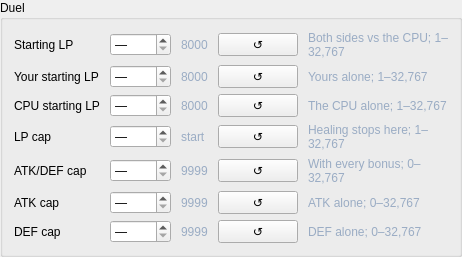
            <widget class="QGroupBox" name="limitsDuelGroup">
             <property name="title">
              <string>Duel</string>
             </property>
             <layout class="QGridLayout" name="limitsDuelGroupLayout">
              <property name="horizontalSpacing">
               <number>10</number>
              </property>
              <property name="verticalSpacing">
               <number>6</number>
              </property>
              <item row="0" column="0">
               <widget class="QLabel" name="limit_life_points_start_label">
                <property name="text">
                 <string>Starting LP</string>
                </property>
                <property name="toolTip">
                 <string>Both sides vs the CPU</string>
                </property>
                <property name="wordWrap">
                 <bool>true</bool>
                </property>
                <property name="sizePolicy">
                 <sizepolicy hsizetype="MinimumExpanding" vsizetype="Preferred">
                  <horstretch>0</horstretch>
                  <verstretch>0</verstretch>
                 </sizepolicy>
                </property>
               </widget>
              </item>
              <item row="0" column="1">
               <widget class="QSpinBox" name="limit_life_points_start_spin">
                <property name="specialValueText">
                 <string>—</string>
                </property>
                <property name="minimum">
                 <number>0</number>
                </property>
                <property name="maximum">
                 <number>32767</number>
                </property>
                <property name="value">
                 <number>0</number>
                </property>
                <property name="toolTip">
                 <string>Starting LP: Both sides vs the CPU. Retail: 8000.</string>
                </property>
               </widget>
              </item>
              <item row="0" column="2">
               <widget class="QLabel" name="limit_life_points_start_retail">
                <property name="text">
                 <string>8000</string>
                </property>
                <property name="toolTip">
                 <string>The game's own value when this field is left unset.</string>
                </property>
                <property name="styleSheet">
                 <string>color:#9aacc4</string>
                </property>
               </widget>
              </item>
              <item row="0" column="3">
               <widget class="QPushButton" name="reset_life_points_start_button">
                <property name="text">
                 <string>↺</string>
                </property>
                <property name="toolTip">
                 <string>Use the game's value for this setting</string>
                </property>
               </widget>
              </item>
              <item row="0" column="4">
               <widget class="QLabel" name="limit_life_points_start_hint">
                <property name="text">
                 <string>Both sides vs the CPU; 1–32,767</string>
                </property>
                <property name="toolTip">
                 <string>Both sides vs the CPU</string>
                </property>
                <property name="styleSheet">
                 <string>color:#9aacc4</string>
                </property>
                <property name="wordWrap">
                 <bool>true</bool>
                </property>
               </widget>
              </item>
              <item row="1" column="0">
               <widget class="QLabel" name="limit_life_points_player_label">
                <property name="text">
                 <string>Your starting LP</string>
                </property>
                <property name="toolTip">
                 <string>Yours alone</string>
                </property>
                <property name="wordWrap">
                 <bool>true</bool>
                </property>
                <property name="sizePolicy">
                 <sizepolicy hsizetype="MinimumExpanding" vsizetype="Preferred">
                  <horstretch>0</horstretch>
                  <verstretch>0</verstretch>
                 </sizepolicy>
                </property>
               </widget>
              </item>
              <item row="1" column="1">
               <widget class="QSpinBox" name="limit_life_points_player_spin">
                <property name="specialValueText">
                 <string>—</string>
                </property>
                <property name="minimum">
                 <number>0</number>
                </property>
                <property name="maximum">
                 <number>32767</number>
                </property>
                <property name="value">
                 <number>0</number>
                </property>
                <property name="toolTip">
                 <string>Your starting LP: Yours alone. Retail: 8000.</string>
                </property>
               </widget>
              </item>
              <item row="1" column="2">
               <widget class="QLabel" name="limit_life_points_player_retail">
                <property name="text">
                 <string>8000</string>
                </property>
                <property name="toolTip">
                 <string>The game's own value when this field is left unset.</string>
                </property>
                <property name="styleSheet">
                 <string>color:#9aacc4</string>
                </property>
               </widget>
              </item>
              <item row="1" column="3">
               <widget class="QPushButton" name="reset_life_points_player_button">
                <property name="text">
                 <string>↺</string>
                </property>
                <property name="toolTip">
                 <string>Use the game's value for this setting</string>
                </property>
               </widget>
              </item>
              <item row="1" column="4">
               <widget class="QLabel" name="limit_life_points_player_hint">
                <property name="text">
                 <string>Yours alone; 1–32,767</string>
                </property>
                <property name="toolTip">
                 <string>Yours alone</string>
                </property>
                <property name="styleSheet">
                 <string>color:#9aacc4</string>
                </property>
                <property name="wordWrap">
                 <bool>true</bool>
                </property>
               </widget>
              </item>
              <item row="2" column="0">
               <widget class="QLabel" name="limit_life_points_opponent_label">
                <property name="text">
                 <string>CPU starting LP</string>
                </property>
                <property name="toolTip">
                 <string>The CPU alone</string>
                </property>
                <property name="wordWrap">
                 <bool>true</bool>
                </property>
                <property name="sizePolicy">
                 <sizepolicy hsizetype="MinimumExpanding" vsizetype="Preferred">
                  <horstretch>0</horstretch>
                  <verstretch>0</verstretch>
                 </sizepolicy>
                </property>
               </widget>
              </item>
              <item row="2" column="1">
               <widget class="QSpinBox" name="limit_life_points_opponent_spin">
                <property name="specialValueText">
                 <string>—</string>
                </property>
                <property name="minimum">
                 <number>0</number>
                </property>
                <property name="maximum">
                 <number>32767</number>
                </property>
                <property name="value">
                 <number>0</number>
                </property>
                <property name="toolTip">
                 <string>CPU starting LP: The CPU alone. Retail: 8000.</string>
                </property>
               </widget>
              </item>
              <item row="2" column="2">
               <widget class="QLabel" name="limit_life_points_opponent_retail">
                <property name="text">
                 <string>8000</string>
                </property>
                <property name="toolTip">
                 <string>The game's own value when this field is left unset.</string>
                </property>
                <property name="styleSheet">
                 <string>color:#9aacc4</string>
                </property>
               </widget>
              </item>
              <item row="2" column="3">
               <widget class="QPushButton" name="reset_life_points_opponent_button">
                <property name="text">
                 <string>↺</string>
                </property>
                <property name="toolTip">
                 <string>Use the game's value for this setting</string>
                </property>
               </widget>
              </item>
              <item row="2" column="4">
               <widget class="QLabel" name="limit_life_points_opponent_hint">
                <property name="text">
                 <string>The CPU alone; 1–32,767</string>
                </property>
                <property name="toolTip">
                 <string>The CPU alone</string>
                </property>
                <property name="styleSheet">
                 <string>color:#9aacc4</string>
                </property>
                <property name="wordWrap">
                 <bool>true</bool>
                </property>
               </widget>
              </item>
              <item row="3" column="0">
               <widget class="QLabel" name="limit_life_points_max_label">
                <property name="text">
                 <string>LP cap</string>
                </property>
                <property name="toolTip">
                 <string>Healing stops here</string>
                </property>
                <property name="wordWrap">
                 <bool>true</bool>
                </property>
                <property name="sizePolicy">
                 <sizepolicy hsizetype="MinimumExpanding" vsizetype="Preferred">
                  <horstretch>0</horstretch>
                  <verstretch>0</verstretch>
                 </sizepolicy>
                </property>
               </widget>
              </item>
              <item row="3" column="1">
               <widget class="QSpinBox" name="limit_life_points_max_spin">
                <property name="specialValueText">
                 <string>—</string>
                </property>
                <property name="minimum">
                 <number>0</number>
                </property>
                <property name="maximum">
                 <number>32767</number>
                </property>
                <property name="value">
                 <number>0</number>
                </property>
                <property name="toolTip">
                 <string>LP cap: Healing stops here. Retail: start.</string>
                </property>
               </widget>
              </item>
              <item row="3" column="2">
               <widget class="QLabel" name="limit_life_points_max_retail">
                <property name="text">
                 <string>start</string>
                </property>
                <property name="toolTip">
                 <string>The game's own value when this field is left unset.</string>
                </property>
                <property name="styleSheet">
                 <string>color:#9aacc4</string>
                </property>
               </widget>
              </item>
              <item row="3" column="3">
               <widget class="QPushButton" name="reset_life_points_max_button">
                <property name="text">
                 <string>↺</string>
                </property>
                <property name="toolTip">
                 <string>Use the game's value for this setting</string>
                </property>
               </widget>
              </item>
              <item row="3" column="4">
               <widget class="QLabel" name="limit_life_points_max_hint">
                <property name="text">
                 <string>Healing stops here; 1–32,767</string>
                </property>
                <property name="toolTip">
                 <string>Healing stops here</string>
                </property>
                <property name="styleSheet">
                 <string>color:#9aacc4</string>
                </property>
                <property name="wordWrap">
                 <bool>true</bool>
                </property>
               </widget>
              </item>
              <item row="4" column="0">
               <widget class="QLabel" name="limit_stats_label">
                <property name="text">
                 <string>ATK/DEF cap</string>
                </property>
                <property name="toolTip">
                 <string>With every bonus</string>
                </property>
                <property name="wordWrap">
                 <bool>true</bool>
                </property>
                <property name="sizePolicy">
                 <sizepolicy hsizetype="MinimumExpanding" vsizetype="Preferred">
                  <horstretch>0</horstretch>
                  <verstretch>0</verstretch>
                 </sizepolicy>
                </property>
               </widget>
              </item>
              <item row="4" column="1">
               <widget class="QSpinBox" name="limit_stats_spin">
                <property name="specialValueText">
                 <string>—</string>
                </property>
                <property name="minimum">
                 <number>-1</number>
                </property>
                <property name="maximum">
                 <number>32767</number>
                </property>
                <property name="value">
                 <number>-1</number>
                </property>
                <property name="toolTip">
                 <string>ATK/DEF cap: With every bonus. Retail: 9999.</string>
                </property>
               </widget>
              </item>
              <item row="4" column="2">
               <widget class="QLabel" name="limit_stats_retail">
                <property name="text">
                 <string>9999</string>
                </property>
                <property name="toolTip">
                 <string>The game's own value when this field is left unset.</string>
                </property>
                <property name="styleSheet">
                 <string>color:#9aacc4</string>
                </property>
               </widget>
              </item>
              <item row="4" column="3">
               <widget class="QPushButton" name="reset_stats_button">
                <property name="text">
                 <string>↺</string>
                </property>
                <property name="toolTip">
                 <string>Use the game's value for this setting</string>
                </property>
               </widget>
              </item>
              <item row="4" column="4">
               <widget class="QLabel" name="limit_stats_hint">
                <property name="text">
                 <string>With every bonus; 0–32,767</string>
                </property>
                <property name="toolTip">
                 <string>With every bonus</string>
                </property>
                <property name="styleSheet">
                 <string>color:#9aacc4</string>
                </property>
                <property name="wordWrap">
                 <bool>true</bool>
                </property>
               </widget>
              </item>
              <item row="5" column="0">
               <widget class="QLabel" name="limit_attack_label">
                <property name="text">
                 <string>ATK cap</string>
                </property>
                <property name="toolTip">
                 <string>ATK alone</string>
                </property>
                <property name="wordWrap">
                 <bool>true</bool>
                </property>
                <property name="sizePolicy">
                 <sizepolicy hsizetype="MinimumExpanding" vsizetype="Preferred">
                  <horstretch>0</horstretch>
                  <verstretch>0</verstretch>
                 </sizepolicy>
                </property>
               </widget>
              </item>
              <item row="5" column="1">
               <widget class="QSpinBox" name="limit_attack_spin">
                <property name="specialValueText">
                 <string>—</string>
                </property>
                <property name="minimum">
                 <number>-1</number>
                </property>
                <property name="maximum">
                 <number>32767</number>
                </property>
                <property name="value">
                 <number>-1</number>
                </property>
                <property name="toolTip">
                 <string>ATK cap: ATK alone. Retail: 9999.</string>
                </property>
               </widget>
              </item>
              <item row="5" column="2">
               <widget class="QLabel" name="limit_attack_retail">
                <property name="text">
                 <string>9999</string>
                </property>
                <property name="toolTip">
                 <string>The game's own value when this field is left unset.</string>
                </property>
                <property name="styleSheet">
                 <string>color:#9aacc4</string>
                </property>
               </widget>
              </item>
              <item row="5" column="3">
               <widget class="QPushButton" name="reset_attack_button">
                <property name="text">
                 <string>↺</string>
                </property>
                <property name="toolTip">
                 <string>Use the game's value for this setting</string>
                </property>
               </widget>
              </item>
              <item row="5" column="4">
               <widget class="QLabel" name="limit_attack_hint">
                <property name="text">
                 <string>ATK alone; 0–32,767</string>
                </property>
                <property name="toolTip">
                 <string>ATK alone</string>
                </property>
                <property name="styleSheet">
                 <string>color:#9aacc4</string>
                </property>
                <property name="wordWrap">
                 <bool>true</bool>
                </property>
               </widget>
              </item>
              <item row="6" column="0">
               <widget class="QLabel" name="limit_defense_label">
                <property name="text">
                 <string>DEF cap</string>
                </property>
                <property name="toolTip">
                 <string>DEF alone</string>
                </property>
                <property name="wordWrap">
                 <bool>true</bool>
                </property>
                <property name="sizePolicy">
                 <sizepolicy hsizetype="MinimumExpanding" vsizetype="Preferred">
                  <horstretch>0</horstretch>
                  <verstretch>0</verstretch>
                 </sizepolicy>
                </property>
               </widget>
              </item>
              <item row="6" column="1">
               <widget class="QSpinBox" name="limit_defense_spin">
                <property name="specialValueText">
                 <string>—</string>
                </property>
                <property name="minimum">
                 <number>-1</number>
                </property>
                <property name="maximum">
                 <number>32767</number>
                </property>
                <property name="value">
                 <number>-1</number>
                </property>
                <property name="toolTip">
                 <string>DEF cap: DEF alone. Retail: 9999.</string>
                </property>
               </widget>
              </item>
              <item row="6" column="2">
               <widget class="QLabel" name="limit_defense_retail">
                <property name="text">
                 <string>9999</string>
                </property>
                <property name="toolTip">
                 <string>The game's own value when this field is left unset.</string>
                </property>
                <property name="styleSheet">
                 <string>color:#9aacc4</string>
                </property>
               </widget>
              </item>
              <item row="6" column="3">
               <widget class="QPushButton" name="reset_defense_button">
                <property name="text">
                 <string>↺</string>
                </property>
                <property name="toolTip">
                 <string>Use the game's value for this setting</string>
                </property>
               </widget>
              </item>
              <item row="6" column="4">
               <widget class="QLabel" name="limit_defense_hint">
                <property name="text">
                 <string>DEF alone; 0–32,767</string>
                </property>
                <property name="toolTip">
                 <string>DEF alone</string>
                </property>
                <property name="styleSheet">
                 <string>color:#9aacc4</string>
                </property>
                <property name="wordWrap">
                 <bool>true</bool>
                </property>
               </widget>
              </item>
             </layout>
             <property name="sizePolicy">
              <sizepolicy hsizetype="Ignored" vsizetype="Preferred">
               <horstretch>0</horstretch>
               <verstretch>0</verstretch>
              </sizepolicy>
             </property>
            </widget>
